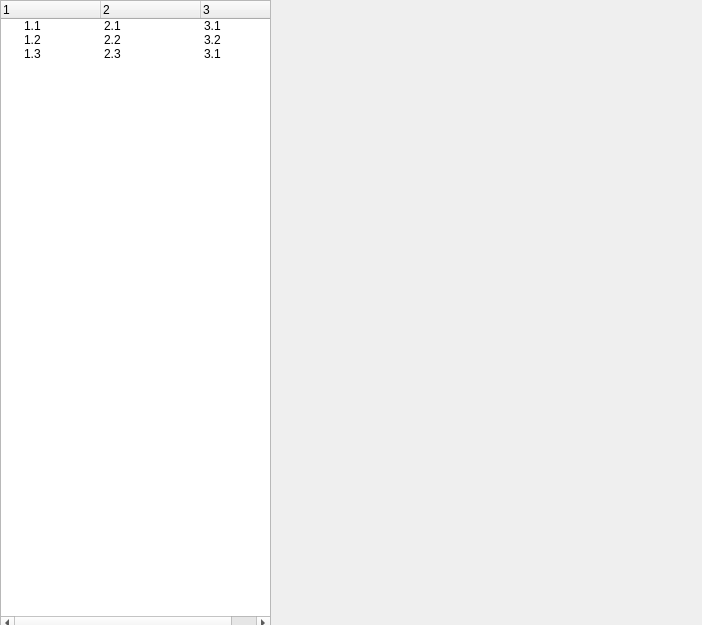
<?xml version="1.0" encoding="UTF-8"?>
<ui version="4.0">
 <class>Form</class>
 <widget class="QWidget" name="Form">
  <property name="geometry">
   <rect>
    <x>0</x>
    <y>0</y>
    <width>702</width>
    <height>625</height>
   </rect>
  </property>
  <property name="windowTitle">
   <string>Form</string>
  </property>
  <widget class="QTreeWidget" name="treeWidget">
   <property name="geometry">
    <rect>
     <x>0</x>
     <y>0</y>
     <width>271</width>
     <height>631</height>
    </rect>
   </property>
   <column>
    <property name="text">
     <string>1</string>
    </property>
   </column>
   <column>
    <property name="text">
     <string>2</string>
    </property>
   </column>
   <column>
    <property name="text">
     <string>3</string>
    </property>
   </column>
   <item>
    <property name="text">
     <string>1.1</string>
    </property>
    <property name="text">
     <string>2.1</string>
    </property>
    <property name="text">
     <string>3.1</string>
    </property>
   </item>
   <item>
    <property name="text">
     <string>1.2</string>
    </property>
    <property name="text">
     <string>2.2</string>
    </property>
    <property name="text">
     <string>3.2</string>
    </property>
   </item>
   <item>
    <property name="text">
     <string>1.3</string>
    </property>
    <property name="text">
     <string>2.3</string>
    </property>
    <property name="text">
     <string>3.1</string>
    </property>
   </item>
  </widget>
 </widget>
 <resources/>
 <connections/>
</ui>
